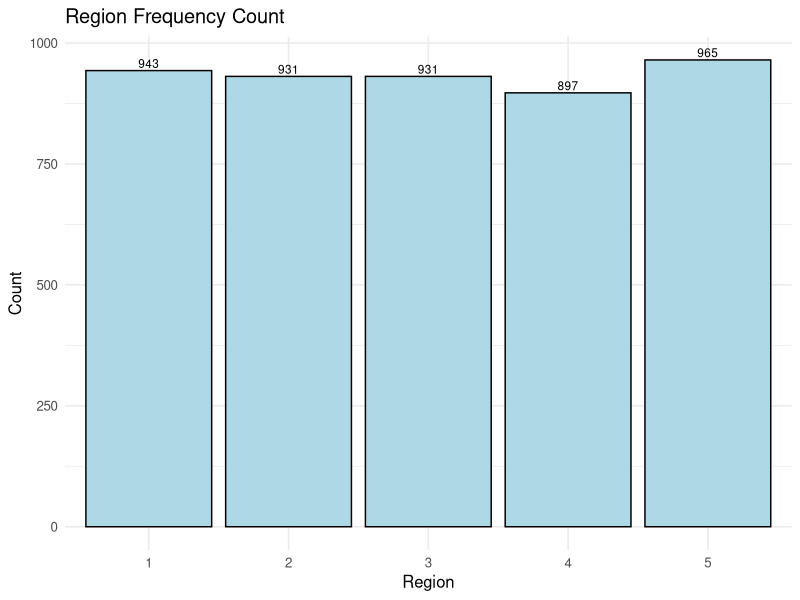
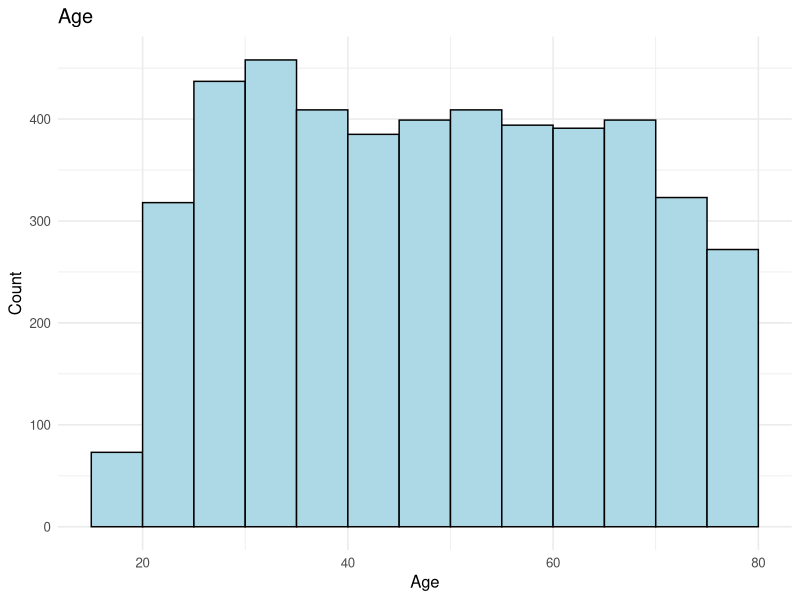
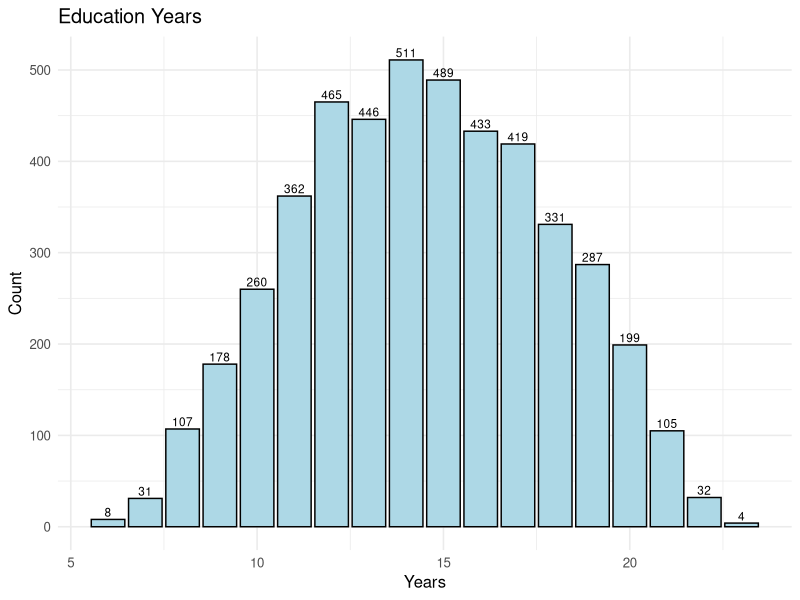
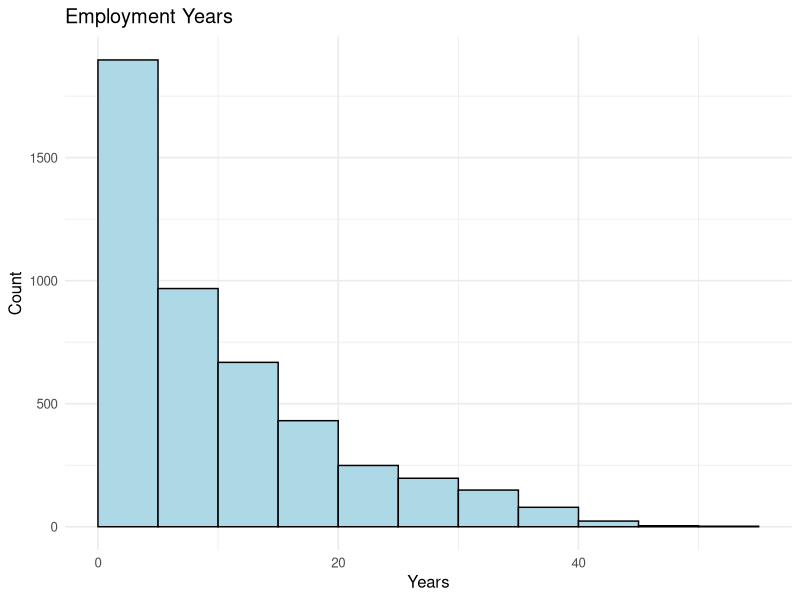
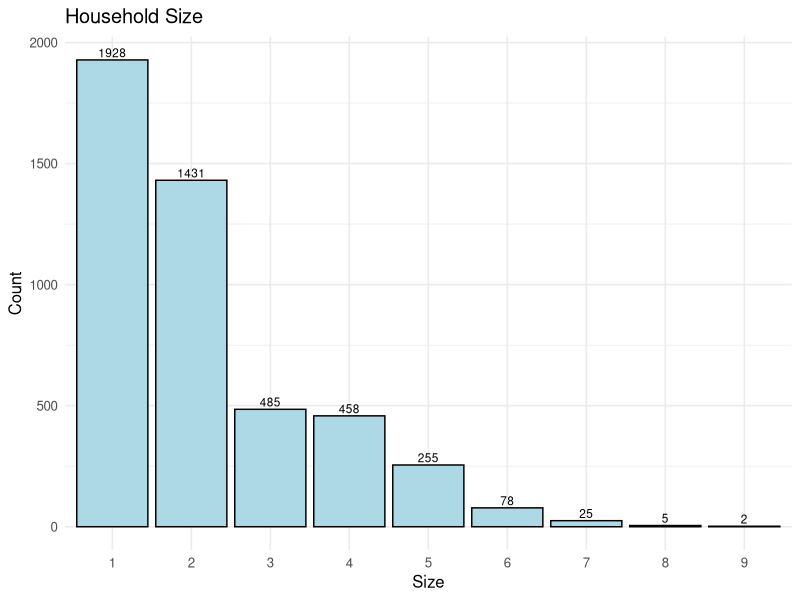
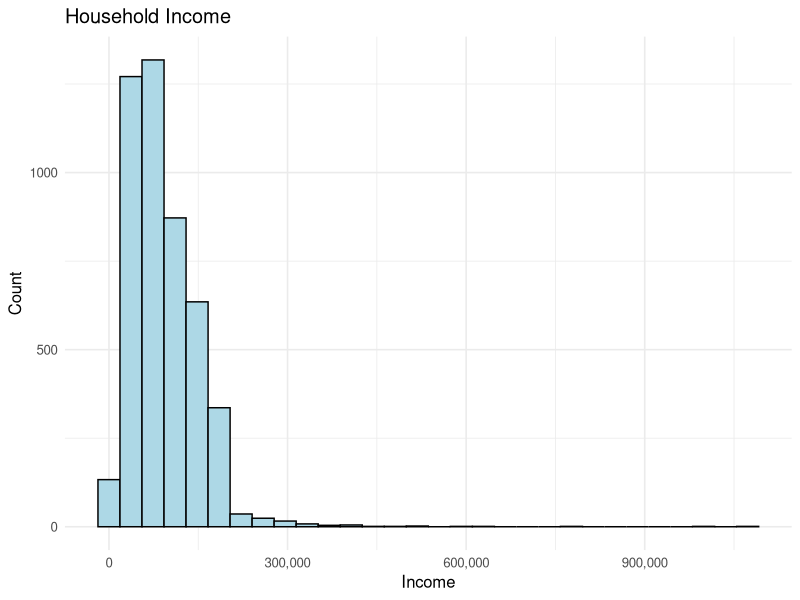
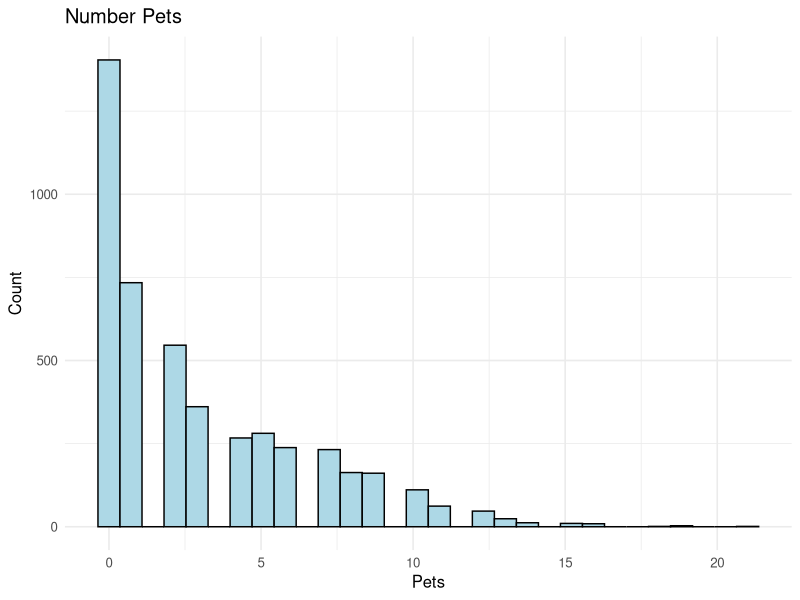
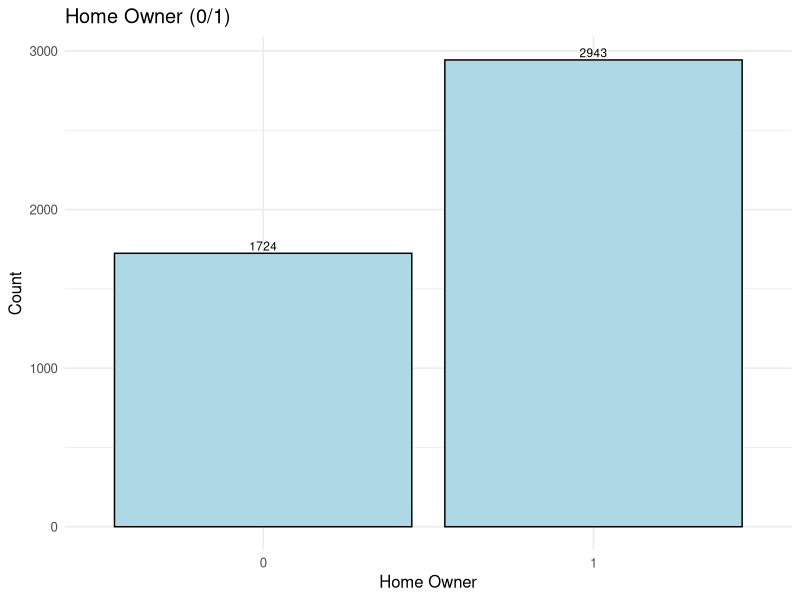

The R source for these figures, in order:
## ---- chunk 1
knitr::opts_chunk$set(echo = FALSE)
library(readxl)
library(ggplot2)
library(corrplot)
customer_data <- read_excel("./outputs/26-04-14-16/customer_data_cleaned.xlsx")

# Convert columns that should be numeric but may be stored as text
numeric_cols <- c(
  "Region", "Age", "Education Years", "Employment Years", "Household Size",
  "Household Income", "Number Pets", "umber Pets", "Home Owner", "Car Value",
  "Commute Distance", "Credit Card Tenure", "TV Watching Hours",
  "Coupon Redemption", "Brand Tenure Months", "Monthly Spend ProductA",
  "Cumulative Spend ProductA", "Monthly Spend ProductB", "Cumulative Spend ProductB",
  "Monthly Spend ProductC", "Cumulative Spend ProductC", "Total Avg Monthly Spend",
  "High Value Customer"
)

numeric_cols <- intersect(numeric_cols, names(customer_data))

safe_numeric <- function(x) {
  as.numeric(gsub("[^0-9.-]", "", as.character(x)))
}

customer_data[numeric_cols] <- lapply(customer_data[numeric_cols], safe_numeric)
theme_set(theme_minimal(base_size = 12))
## ---- chunk 2
head(customer_data)
str(customer_data)
summary(customer_data)
sum(is.na(customer_data))
## ---- chunk 3
na_rows_productA <- which(is.na(customer_data$`Cumulative Spend ProductA`))
na_rows_productA
customer_data[na_rows_productA, c("CustomerID", "Cumulative Spend ProductA")]
## ---- chunk 4
summary(customer_data$Region)
ggplot(customer_data, aes(x = factor(Region, levels = 1:5))) +
  geom_bar(fill = "lightblue", color = "black") +
  geom_text(stat = "count", aes(label = after_stat(count)), vjust = -0.3, size = 3) +
  labs(title = "Region Frequency Count", x = "Region", y = "Count")
## ---- chunk 5
summary(customer_data$Age)
ggplot(customer_data, aes(x = Age)) +
  geom_histogram(binwidth = 5, fill = "lightblue", color = "black", boundary = 0) +
  labs(title = "Age", x = "Age", y = "Count")
## ---- chunk 6
summary(customer_data$`Education Years`)
ggplot(customer_data, aes(x = `Education Years`)) +
  geom_bar(fill = "lightblue", color = "black") +
  geom_text(stat = "count", aes(label = after_stat(count)), vjust = -0.3, size = 3) +
  labs(title = "Education Years", x = "Years", y = "Count")
## ---- chunk 7
summary(customer_data$`Employment Years`)
ggplot(customer_data, aes(x = `Employment Years`)) +
  geom_histogram(binwidth = 5, fill = "lightblue", color = "black", boundary = 0) +
  labs(title = "Employment Years", x = "Years", y = "Count")
## ---- chunk 8
summary(customer_data$`Household Size`)
ggplot(customer_data, aes(x = factor(`Household Size`))) +
  geom_bar(fill = "lightblue", color = "black") +
  geom_text(stat = "count", aes(label = after_stat(count)), vjust = -0.3, size = 3) +
  labs(title = "Household Size", x = "Size", y = "Count")

## ---- chunk 9
summary(customer_data$`Household Income`)
ggplot(customer_data, aes(x = `Household Income`)) +
  geom_histogram(bins = 30, fill = "lightblue", color = "black") +
  scale_x_continuous(labels = scales::label_comma()) +
  labs(title = "Household Income", x = "Income", y = "Count")
## ---- chunk 10
pet_col <- if ("Number Pets" %in% names(customer_data)) "Number Pets" else "umber Pets"
summary(customer_data[[pet_col]])
ggplot(customer_data, aes(x = .data[[pet_col]])) +
  geom_histogram(bins = 30, fill = "lightblue", color = "black") +
  labs(title = "Number Pets", x = "Pets", y = "Count")
## ---- chunk 11
summary(customer_data$`Home Owner`)
ggplot(customer_data, aes(x = factor(`Home Owner`))) +
  geom_bar(fill = "lightblue", color = "black") +
  geom_text(stat = "count", aes(label = after_stat(count)), vjust = -0.3, size = 3) +
  labs(title = "Home Owner (0/1)", x = "Home Owner", y = "Count")
## ---- chunk 12
summary(customer_data$`Car Value`)
ggplot(customer_data, aes(x = `Car Value`)) +
  geom_histogram(bins = 30, fill = "lightblue", color = "black") +
  labs(title = "Car Value", x = "Car Value", y = "Count")
## ---- chunk 13
customer_data$`Commute Distance`[
  !grepl("^[0-9.]+$", customer_data$`Commute Distance`)
] <- NA

customer_data$`Commute Distance` <- as.numeric(customer_data$`Commute Distance`)
summary(customer_data$`Commute Distance`)
ggplot(customer_data, aes(x =`Commute Distance`)) +
  geom_histogram(binwidth = 5, fill = "lightblue", color = "black", boundary = 0) +
  labs(title = "Commute Distance", x = "Distance", y = "Count")

## ---- chunk 14
summary(customer_data$`Credit Card Tenure`)
ggplot(customer_data, aes(x = `Credit Card Tenure`)) +
  geom_histogram(binwidth = 5, fill = "lightblue", color = "black", boundary = 0) +
  labs(title = "Credit Card Tenure", x = "Tenure", y = "Count")
## ---- chunk 15
summary(customer_data$`TV Watching Hours`)
ggplot(customer_data, aes(x = `TV Watching Hours`)) +
  geom_histogram(binwidth = 5, fill = "lightblue", color = "black", boundary = 0) +
  labs(title = "TV Watching Hours", x = "Hours", y = "Count")
## ---- chunk 16
summary(customer_data$`Coupon Redemption`)
ggplot(customer_data, aes(x = factor(`Coupon Redemption`))) +
  geom_bar(fill = "lightblue", color = "black") +
  geom_text(stat = "count", aes(label = after_stat(count)), vjust = -0.3, size = 3) +
  labs(title = "Coupon Redemption (0/1)", x = "Coupon Redemption", y = "Count")
## ---- chunk 17
summary(customer_data$`Brand Tenure Months`)
ggplot(customer_data, aes(x = `Brand Tenure Months`)) +
  geom_histogram(bins = 30, fill = "lightblue", color = "black") +
  labs(title = "Brand Tenure Months", x = "Months", y = "Count")
## ---- chunk 18
summary(customer_data$`Monthly Spend ProductA`)
ggplot(customer_data, aes(x = `Monthly Spend ProductA`)) +
  geom_histogram(bins = 30, fill = "lightblue", color = "black") +
  labs(title = "Monthly Spend ProductA", x = "Spend", y = "Count")
## ---- chunk 19
summary(customer_data$`Cumulative Spend ProductA`)
ggplot(customer_data, aes(x = `Cumulative Spend ProductA`)) +
  geom_histogram(bins = 30, fill = "lightblue", color = "black") +
  labs(title = "Cumulative Spend ProductA", x = "Spend", y = "Count")
## ---- chunk 20
summary(customer_data$`Monthly Spend ProductB`)
ggplot(customer_data, aes(x = `Monthly Spend ProductB`)) +
  geom_histogram(bins = 30, fill = "lightblue", color = "black") +
  labs(title = "Monthly Spend ProductB", x = "Spend", y = "Count")
## ---- chunk 21
summary(customer_data$`Cumulative Spend ProductB`)
ggplot(customer_data, aes(x = `Cumulative Spend ProductB`)) +
  geom_histogram(bins = 30, fill = "lightblue", color = "black") +
  labs(title = "Cumulative Spend ProductB", x = "Spend", y = "Count")
## ---- chunk 22
summary(customer_data$`Monthly Spend ProductC`)
ggplot(customer_data, aes(x = `Monthly Spend ProductC`)) +
  geom_histogram(bins = 30, fill = "lightblue", color = "black") +
  labs(title = "Monthly Spend ProductC", x = "Spend", y = "Count")
## ---- chunk 23
summary(customer_data$`Cumulative Spend ProductC`)
ggplot(customer_data, aes(x = `Cumulative Spend ProductC`)) +
  geom_histogram(bins = 30, fill = "lightblue", color = "black") +
  labs(title = "Cumulative Spend ProductC", x = "Spend", y = "Count")
## ---- chunk 24
summary(customer_data$`Total Avg Monthly Spend`)
ggplot(customer_data, aes(x = `Total Avg Monthly Spend`)) +
  geom_histogram(bins = 30, fill = "lightblue", color = "black") +
  labs(title = "Total Avg Monthly Spend", x = "Spend", y = "Count")
## ---- chunk 25
summary(customer_data$`High Value Customer`)
ggplot(customer_data, aes(x = factor(`High Value Customer`))) +
  geom_bar(fill = "lightblue", color = "black") +
  geom_text(stat = "count", aes(label = after_stat(count)), vjust = -0.3, size = 3) +
  labs(title = "High Value Customer (0/1)", x = "High Value Customer", y = "Count")
## ---- chunk 26
summary(customer_data$Gender)
ggplot(customer_data, aes(x = Gender)) +
  geom_bar(fill = "lightblue", color = "black") +
  geom_text(stat = "count", aes(label = after_stat(count)), vjust = -0.3, size = 3) +
  labs(title = "Gender Frequency Count", x = "Gender", y = "Count")
## ---- chunk 27
summary(customer_data$`Job Category`)
ggplot(customer_data, aes(x = `Job Category`)) +
  geom_bar(fill = "lightblue", color = "black") +
  geom_text(stat = "count", aes(label = after_stat(count)), vjust = -0.3, size = 3) +
  labs(title = "Job Category Frequency Count", x = "Job Category", y = "Count")
## ---- chunk 28
summary(customer_data$`Marital Status`)
ggplot(customer_data, aes(x = `Marital Status`)) +
  geom_bar(fill = "lightblue", color = "black") +
  geom_text(stat = "count", aes(label = after_stat(count)), vjust = -0.3, size = 3) +
  labs(title = "Marital Status Frequency Count", x = "Marital Status", y = "Count")
## ---- chunk 29
summary(customer_data$`Car Ownership`)
ggplot(customer_data, aes(x = `Car Ownership`)) +
  geom_bar(fill = "lightblue", color = "black") +
  geom_text(stat = "count", aes(label = after_stat(count)), vjust = -0.3, size = 3) +
  labs(title = "Car Ownership Frequency Count", x = "Car Ownership", y = "Count")
## ---- chunk 30
summary(customer_data$`Car Brand`)
ggplot(customer_data, aes(x = `Car Brand`)) +
  geom_bar(fill = "lightblue", color = "black") +
  geom_text(stat = "count", aes(label = after_stat(count)), vjust = -0.3, size = 3) +
  labs(title = "Car Brand Frequency Count", x = "Car Brand", y = "Count")
## ---- chunk 31
summary(customer_data$`Political Party`)
ggplot(customer_data, aes(x = `Political Party`)) +
  geom_bar(fill = "lightblue", color = "black") +
  geom_text(stat = "count", aes(label = after_stat(count)), vjust = -0.3, size = 3) +
  labs(title = "Political Party Frequency Count", x = "Political Party", y = "Count")
## ---- chunk 32
summary(customer_data$Votes)
ggplot(customer_data, aes(x = Votes)) +
  geom_bar(fill = "lightblue", color = "black") +
  geom_text(stat = "count", aes(label = after_stat(count)), vjust = -0.3, size = 3) +
  labs(title = "Votes Frequency Count", x = "Votes", y = "Count")
## ---- chunk 33
summary(customer_data$`Active Lifestyle`)
ggplot(customer_data, aes(x = `Active Lifestyle`)) +
  geom_bar(fill = "lightblue", color = "black") +
  geom_text(stat = "count", aes(label = after_stat(count)), vjust = -0.3, size = 3) +
  labs(title = "Active Lifestyle Frequency Count", x = "Active Lifestyle", y = "Count")
## ---- chunk 34
summary(customer_data$`Streaming Svcs`)
ggplot(customer_data, aes(x = `Streaming Svcs`)) +
  geom_bar(fill = "lightblue", color = "black") +
  geom_text(stat = "count", aes(label = after_stat(count)), vjust = -0.3, size = 3) +
  labs(title = "Streaming Services Frequency Count", x = "Streaming Services", y = "Count")
## ---- chunk 35
summary(customer_data$`Wireless Internet`)
ggplot(customer_data, aes(x = `Wireless Internet`)) +
  geom_bar(fill = "lightblue", color = "black") +
  geom_text(stat = "count", aes(label = after_stat(count)), vjust = -0.3, size = 3) +
  labs(title = "Wireless Internet Frequency Count", x = "Wireless Internet", y = "Count")
## ---- chunk 36
summary(customer_data$`Smart Phone`)
ggplot(customer_data, aes(x = `Smart Phone`)) +
  geom_bar(fill = "lightblue", color = "black") +
  geom_text(stat = "count", aes(label = after_stat(count)), vjust = -0.3, size = 3) +
  labs(title = "Smart Phone Frequency Count", x = "Smart Phone", y = "Count")
## ---- chunk 37
summary(customer_data$`Twitter Acct`)
ggplot(customer_data, aes(x = `Twitter Acct`)) +
  geom_bar(fill = "lightblue", color = "black") +
  geom_text(stat = "count", aes(label = after_stat(count)), vjust = -0.3, size = 3) +
  labs(title = "Twitter Account Frequency Count", x = "Twitter Account", y = "Count")
## ---- chunk 38
summary(customer_data$`LinkedIn Acct`)
ggplot(customer_data, aes(x = `LinkedIn Acct`)) +
  geom_bar(fill = "lightblue", color = "black") +
  geom_text(stat = "count", aes(label = after_stat(count)), vjust = -0.3, size = 3) +
  labs(title = "LinkedIn Account Frequency Count", x = "LinkedIn Account", y = "Count")
## ---- chunk 39
summary(customer_data$`Facebook Acct`)
ggplot(customer_data, aes(x = `Facebook Acct`)) +
  geom_bar(fill = "lightblue", color = "black") +
  geom_text(stat = "count", aes(label = after_stat(count)), vjust = -0.3, size = 3) +
  labs(title = "Facebook Account Frequency Count", x = "Facebook Account", y = "Count")
## ---- chunk 40
summary(customer_data$`News Subscriber`)
ggplot(customer_data, aes(x = `News Subscriber`)) +
  geom_bar(fill = "lightblue", color = "black") +
  geom_text(stat = "count", aes(label = after_stat(count)), vjust = -0.3, size = 3) +
  labs(title = "News Subscriber Frequency Count", x = "News Subscriber", y = "Count")
## ---- chunk 41
num_data <- customer_data[sapply(customer_data, is.numeric)]
corr_mat <- round(cor(num_data, use = "pairwise.complete.obs"), 3)
corr_mat
## ---- chunk 42
corrplot(
  corr_mat,
  method = "circle",
  type = "lower",
  order = "hclust",
  tl.col = "black",
  tl.srt = 45,
  addCoef.col = "black",
  number.cex = 0.5,
  col = colorRampPalette(c("#2166ac", "white", "#b2182b"))(200),
  mar = c(0, 0, 1, 0),
  title = "Simple Correlation Plot"
)
## ---- chunk 43
# Top correlations with target variable for linear regression selection
target_var <- "Total Avg Monthly Spend"

target_corr <- cor(num_data, use = "pairwise.complete.obs")[, target_var]
target_corr <- target_corr[names(target_corr) != target_var]

top_corr <- data.frame(
  variable = names(target_corr),
  correlation = as.numeric(target_corr),
  abs_correlation = abs(as.numeric(target_corr))
)

top_corr <- top_corr[order(-top_corr$abs_correlation), ]
head(top_corr, 10)
